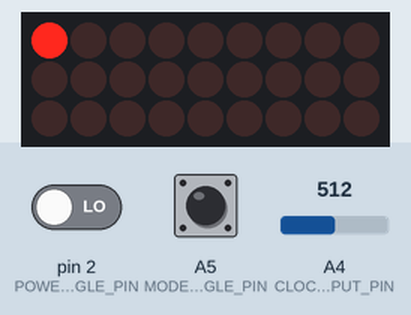
A sketch run on a simulated Arduino Uno, built with avr-gcc and run on an emulated ATmega328P. Parts: 9×3 LED matrix. Wiring (inferred from the names in the program): LED cube drawn one layer per row (orientation assumed): layers pin 8, pin 12, pin 13; columns A0, pin 9, pin 7, A2, pin 0, pin 6, A1, pin 11, pin 1. The test bench sets the inputs (shaded band); at power-on: A4 (CLOCK_INPUT_PIN) = 512, A5 (MODE_TOGGLE_PIN) LOW, pin 2 (POWER_TOGGLE_PIN) LOW. Random numbers use the default seed unless the sketch sets one.

Above: at 1.2 s.
1.3 s: A4 (CLOCK_INPUT_PIN) set to 122
At 2.08 s:
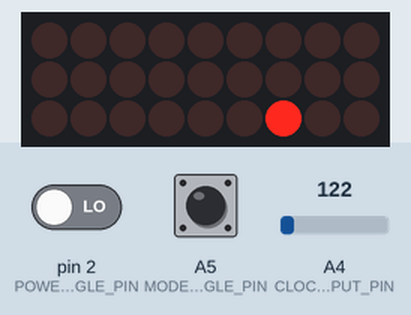
3.0 s: A5 (MODE_TOGGLE_PIN) pulled HIGH for 0.15 s
3.7 s: A4 (CLOCK_INPUT_PIN) set to 716
6.7 s: A5 (MODE_TOGGLE_PIN) pulled HIGH for 1 s
At 7.04 s:
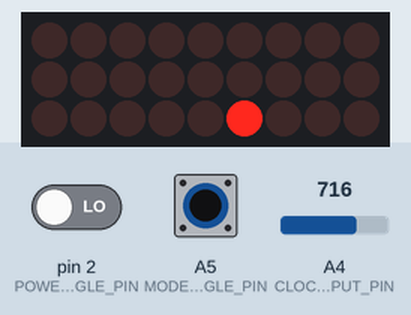
8.3 s: A4 (CLOCK_INPUT_PIN) set to 60
At 9.93 s:
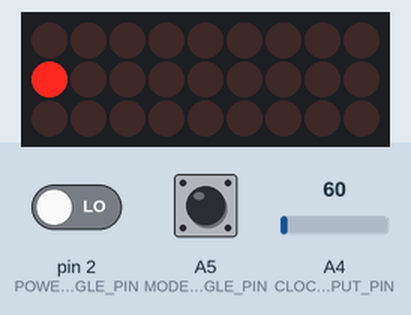
11.3 s: A5 (MODE_TOGGLE_PIN) pulled HIGH for 3.2 s
At 12.93 s:
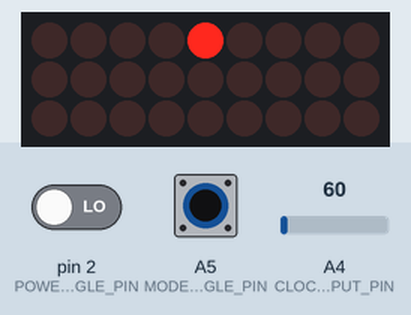

The sketch:

ledcube.ino
```cpp
#include <Arduino.h>
#include "src/device.h"

void setup() {
  Device::setup();
}

void loop() {
  Device::loop();
}
```

device.cpp
```cpp
#include "device.h"

Device * Device::instance;

void Device::setup() {
  if (instance != nullptr) {
    return;
  }

  instance = new Device();
}

void Device::loop() {
  if (instance == nullptr) {
    return;
  }

  instance->onLoop();
}

int Device::getModeIndex(DeviceMode mode) {
  return static_cast<int>(mode);
}

Device::Device() :
  IPowerHandler(PowerSwitch::configure(POWER_TOGGLE_PIN, this)),
  units(new DeviceUnits(powerSwitch)),
  handlers({
    { .mode = DeviceMode::LightFrames, .handler = new LightFramesMode(units, this) },
    { .mode = DeviceMode::LightPulse, .handler = new LightPulseMode(units, this) },
    { .mode = DeviceMode::LightLevel, .handler = new LightLevelMode(units, this) },
    { .mode = DeviceMode::LightRow, .handler = new LightRowMode(units, this) },
    { .mode = DeviceMode::LightPlane, .handler = new LightPlaneMode(units, this) },
    { .mode = DeviceMode::LightRandom, .handler = new LightRandomMode(units, this) },
    { .mode = DeviceMode::LightDrop, .handler = new LightDropMode(units, this) },
    { .mode = DeviceMode::LightPerimeter, .handler = new LightPerimeterMode(units, this) },
    { .mode = DeviceMode::LightFace, .handler = new LightFaceMode(units, this) },
    { .mode = DeviceMode::ColumnRandom, .handler = new ColumnRandomMode(units, this) },
    { .mode = DeviceMode::ColumndDrop, .handler = new ColumnDropMode(units, this) },
    { .mode = DeviceMode::ColumnInOut, .handler = new ColumnInOutMode(units, this) },
    { .mode = DeviceMode::DiamondBox, .handler = new DiamondBoxMode(units, this) },
    { .mode = DeviceMode::Helicopter, .handler = new HelicopterMode(units, this) },
    { .mode = DeviceMode::LightOut, .handler = new LightOutMode(units, this) }
  })
{
  handlersForMode = new (IDeviceModeHandler *[DEVICE_MODES_COUNT]);

  for (auto h: handlers) {
    int modeIndex = Device::getModeIndex(h.mode);

    handlersForMode[modeIndex] = h.handler;
  }

  activateMode(selectRandomMode());
}

DeviceMode Device::getActiveMode() {
  return activeMode;
}

void Device::setActiveMode(DeviceMode newMode) {
  if (shuttingDown() || (newMode == activeMode) || !isModeAllowed(newMode)) {
    return;
  }

  deactivateCurrentMode();
  activateMode(newMode);
}

void Device::setRandomMode() {
  DeviceMode newMode;

  do {
    newMode = selectRandomMode();
  } while (newMode == activeMode);

  setActiveMode(newMode);
}

void Device::onLoop() {
  if (poweredOff()) {
    return;
  }

  getActiveModeHandler()->onLoop();
}

IDeviceModeHandler * Device::getActiveModeHandler() {
  int modeIndex = Device::getModeIndex(activeMode);

  return handlersForMode[modeIndex];
}

void Device::deactivateCurrentMode() {
  IDeviceModeHandler * currentHandler = getActiveModeHandler();

  currentHandler->onDeactivated();
}

void Device::activateMode(DeviceMode newMode) {
  activeMode = newMode;
  getActiveModeHandler()->onActivated();
}

DeviceMode Device::selectRandomMode() {
  DeviceModeHandlerMap selectRandom = handlers[random(0, DEVICE_MODES_COUNT)];

  return selectRandom.mode;
}

bool Device::isModeAllowed(DeviceMode mode) {
  bool isValid = false;

  for (auto h: handlers) {
    if (h.mode == mode) {
      isValid = true;
      break;
    }
  }

  return isValid;
}

void Device::powerOn() {
  setRandomMode();
}

void Device::powerOff() {
  LedCube * cube = units->getCube();

  deactivateCurrentMode();
  cube->turnOffAndReset();
}
```

device.h
```cpp
#ifndef DEVICE
#define DEVICE

#include <Arduino.h>
#include "device_setup.h"
#include "device_types.h"
#include "device_mode.h"
#include "device_units.h"
#include "device_controls.h"

#include "modes/light_frames.h"
#include "modes/light_pulse.h"
#include "modes/light_level.h"
#include "modes/light_row.h"
#include "modes/light_plane.h"
#include "modes/light_random.h"
#include "modes/light_drop.h"
#include "modes/light_perimeter.h"
#include "modes/light_face.h"
#include "modes/column_random.h"
#include "modes/column_drop.h"
#include "modes/column_inout.h"
#include "modes/diamond_box.h"
#include "modes/helicopter_effect.h"
#include "modes/light_out.h"

struct DeviceModeHandlerMap {
  DeviceMode mode;
  IDeviceModeHandler * handler;
};

class Device :
  public IDeviceStateManager,
  public IPowerControlDelegate,
  public IPowerHandler
{
  private:
    static Device * instance;
    DeviceUnits * units;
    DeviceMode activeMode;
    IDeviceModeHandler ** handlersForMode;
    DeviceModeHandlerMap handlers[DEVICE_MODES_COUNT];

    Device();
    void onLoop();
    IDeviceModeHandler * getActiveModeHandler();
    bool isModeAllowed(DeviceMode mode);
    void deactivateCurrentMode();
    void activateMode(DeviceMode newMode);
    DeviceMode selectRandomMode();
    static int getModeIndex(DeviceMode mode);
  public:
    static void setup();
    static void loop();

    DeviceMode getActiveMode();
    void setActiveMode(DeviceMode newMode);
    void setRandomMode();
    void powerOn();
    void powerOff();
};

#endif
```

device_controls.h
```cpp
#ifndef DEVICE_CONTROLS
#define DEVICE_CONTROLS

#include "device_setup.h"

#define HANDLE_INTERRUPTED()   \
if (isInterrupted()) { \
  return;                 \
}

class IPowerControlDelegate {
  public:
    virtual void powerOn() = 0;
    virtual void powerOff() = 0;
};

class IPowerController {
  public:
    virtual bool shuttingDown() = 0;
    virtual bool poweredOff() = 0;
};

class IPowerHandler: public IPowerController {
  protected:
    IPowerController * powerSwitch;
  public:
    IPowerHandler(IPowerController * pwrSw) {
      powerSwitch = pwrSw;
    }

    bool shuttingDown() {
      return powerSwitch->shuttingDown();
    }

    bool poweredOff() {
      return powerSwitch->poweredOff();
    }
};

class IDeviceControls: public IPowerHandler {
  public:
    IDeviceControls(IPowerController * pwrSwitch): IPowerHandler(pwrSwitch) {}
    virtual float getClockRatio() = 0;
    virtual bool isInterrupted() = 0;
};

class IDeviceControlsDelegate {
  protected:
    IDeviceControls * controls;
  public:
    IDeviceControlsDelegate(IDeviceControls * deviceControls) {
      controls = deviceControls;
    }

    void delayMs(unsigned long ms) {
      float ratio = controls->getClockRatio();
      unsigned long msWithRatio = (unsigned long) ((float) ms * ratio);

      if (msWithRatio > 0) {
        delay(msWithRatio);
      }
    }

    virtual bool isInterrupted() {
      return controls->isInterrupted();
    }
};

#endif
```

device_mode.h
```cpp
#ifndef DEVICE_MODE
#define DEVICE_MODE

#include "device_units.h"

class IDeviceStateManager {
  public:
    virtual void setRandomMode() = 0;
    virtual DeviceMode getActiveMode() = 0;
    virtual void setActiveMode(DeviceMode newMode) = 0;
    virtual ~IDeviceStateManager(){};
};

class IDeviceModeHandler {
  protected:
    IDeviceStateManager * stateManager;
    DeviceUnits * units;
  public:
    IDeviceModeHandler(DeviceUnits * deviceUnits, IDeviceStateManager * deviceStateManager) {
      units = deviceUnits;
      stateManager = deviceStateManager;
    }

    virtual void onLoop() = 0;
    virtual void onActivated(){};
    virtual void onDeactivated(){};
    virtual ~IDeviceModeHandler(){};
};

#endif
```

device_setup.h
```cpp
#ifndef DEVICE_SETUP
#define DEVICE_SETUP

#define RANDOM_SEED_PIN A3
#define DEVICE_MODES_COUNT 15

#define POWER_TOGGLE_PIN 2
#define MODE_TOGGLE_PIN A5
#define CLOCK_INPUT_PIN A4

#define MODE_DEBOUNCE_DELAY 20
#define CLOCK_INPUT_RESOLUTION 10

#define CLOCK_RATIO_MIN 0.5
#define CLOCK_RATIO_MAX 2

#define CUBE_SIZE 3
#define CUBE_LEVEL_PINS_COUNT CUBE_SIZE
#define CUBE_COLUMN_PINS_COUNT CUBE_SIZE * CUBE_SIZE

#define LEVEL1_PIN 8
#define LEVEL2_PIN 12
#define LEVEL3_PIN 13

#define ROW1_COL1_PIN A0
#define ROW1_COL2_PIN 9
#define ROW1_COL3_PIN 7
#define ROW2_COL1_PIN A2
#define ROW2_COL2_PIN 0
#define ROW2_COL3_PIN 6
#define ROW3_COL1_PIN A1
#define ROW3_COL2_PIN 11
#define ROW3_COL3_PIN 1

#endif
```

device_types.h
```cpp
#ifndef DEVICE_TYPES
#define DEVICE_TYPES

enum class DeviceMode {
  LightFrames,
  LightPulse,
  LightLevel,
  LightRow,
  LightPlane,
  LightRandom,
  LightDrop,
  LightPerimeter,
  LightFace,
  ColumnRandom,
  ColumndDrop,
  ColumnInOut,
  DiamondBox,
  Helicopter,
  LightOut
};

#endif
```

device_units.cpp
```cpp
#include "device_units.h"

DeviceUnits::DeviceUnits(IPowerController * pwrSwitch) {
  initRandomSeed();
  initControls(pwrSwitch);
  initCube();
}

void DeviceUnits::initRandomSeed() {
  pinMode(RANDOM_SEED_PIN, INPUT);
  randomSeed(analogRead(RANDOM_SEED_PIN));
}

void DeviceUnits::initControls(IPowerController * pwrSwitch) {
  controls = new Controls(
    MODE_TOGGLE_PIN,
    CLOCK_INPUT_PIN,
    (float) CLOCK_RATIO_MIN,
    (float) CLOCK_RATIO_MAX,
    pwrSwitch
  );
}

void DeviceUnits::initCube() {
  byte levelPins[CUBE_LEVEL_PINS_COUNT] = {
    LEVEL1_PIN, LEVEL2_PIN, LEVEL3_PIN
  };

  byte colPins[CUBE_COLUMN_PINS_COUNT] = {
    ROW1_COL1_PIN, ROW1_COL2_PIN, ROW1_COL3_PIN,
    ROW2_COL1_PIN, ROW2_COL2_PIN, ROW2_COL3_PIN,
    ROW3_COL1_PIN, ROW3_COL2_PIN, ROW3_COL3_PIN
  };

  cube = new LedCube(CUBE_SIZE, levelPins, colPins, controls);
}
```

device_units.h
```cpp
#ifndef DEVICE_UNITS
#define DEVICE_UNITS

#include <Arduino.h>
#include "device_setup.h"
#include "device_types.h"
#include "device_controls.h"
#include "hardware/controls.h"
#include "hardware/power_switch.h"
#include "lib/led_cube.h"

class DeviceUnits {
  private:
    LedCube * cube;
    IDeviceControls * controls;

    void initCube();
    void initControls(IPowerController * pwrSwitch);
    void initRandomSeed();
  public:
    DeviceUnits(IPowerController * pwrSwitch);

    LedCube * getCube() {
      return cube;
    }

    IDeviceControls * getControls() {
      return controls;
    }
};

#endif
```

controls.cpp
```cpp
#include "controls.h"

Controls::Controls(int btnPin, int clkPin, float minRatio, float maxRatio, IPowerController * pwrSwitch)
  : IDeviceControls(pwrSwitch)
{
  buttonPin = btnPin;
  wheelPin = clkPin;

  pinMode(buttonPin, INPUT);
  pinMode(wheelPin, INPUT);

  baseRatio = ((float) (1 << CLOCK_INPUT_RESOLUTION)) / (maxRatio - minRatio);
  minimalRatio = minRatio;
  updateRatio(true);

  debouncer = new Debouncer(buttonPin, MODE_DEBOUNCE_DELAY);
}

float Controls::getClockRatio() {
  updateRatio();

  return clockRatio;
}

bool Controls::isInterrupted() {
  updateRatio();

  return shuttingDown() || (debouncer->read() == LOW);
}

void Controls::updateRatio() {
  updateRatio(false);
}

void Controls::updateRatio(bool initialize) {
  int reading = analogRead(wheelPin);

  if (initialize || (reading != lastLevel)) {
    clockRatio = minimalRatio + ((float) reading) / baseRatio;
    lastLevel = reading;
  }
}
```

controls.h
```cpp
#ifndef CONTROLS
#define CONTROLS

#include <Arduino.h>
#include "../device_setup.h"
#include "../device_controls.h"
#include "../lib/debouncer.h"
#include "power_switch.h"

class Controls : public IDeviceControls {
  private:
    int buttonPin;
    int wheelPin;
    int lastLevel;
    float clockRatio = 0.0;
    float baseRatio;
    float minimalRatio;
    Debouncer * debouncer;
    void updateRatio();
    void updateRatio(bool initialize);
  public:
    Controls(int btnPin, int clkPin, float minRatio, float maxRatio, IPowerController * pwrSwitch);
    float getClockRatio();
    bool isInterrupted();
};

#endif
```

power_switch.cpp
```cpp
#include "power_switch.h"

PowerSwitch * PowerSwitch::instance = nullptr;

void PowerSwitch::onToggle() {
  instance->toggle();
}

void PowerSwitch::onWake() {
  instance->wake();
}

PowerSwitch::PowerSwitch(int powerPin, IPowerControlDelegate * delegate) {
  this->powerPin = powerPin;
  this->delegate = delegate;
  pwrInt = digitalPinToInterrupt(powerPin);

  pinMode(powerPin, INPUT);
  attachInterrupt(pwrInt, PowerSwitch::onToggle, HIGH);
  sleepOnNextLoop = digitalRead(powerPin) == HIGH;
}

void PowerSwitch::wake() {
  detachInterrupt(pwrInt);
  sleepOnNextLoop = false;
}

void PowerSwitch::toggle() {
  detachInterrupt(pwrInt);
  sleepOnNextLoop = true;
}

void PowerSwitch::sleep() {
  delegate->powerOff();
  set_sleep_mode(SLEEP_MODE_PWR_DOWN);
  attachInterrupt(pwrInt, PowerSwitch::onWake, LOW);

  sleep_mode();
  sleep_disable();
  delegate->powerOn();
}

PowerSwitch * PowerSwitch::configure(int powerPin, IPowerControlDelegate * delegate) {
  if (instance == nullptr) {
    instance = new PowerSwitch(powerPin, delegate);
  }

  return instance;
}

bool PowerSwitch::shuttingDown() {
  return sleepOnNextLoop;
}

bool PowerSwitch::poweredOff() {
  if (sleepOnNextLoop) {
    sleep();
    return true;
  }

  attachInterrupt(pwrInt, PowerSwitch::onToggle, HIGH);
  return false;
}
```

power_switch.h
```cpp
#ifndef POWER_SWITCH
#define POWER_SWITCH

#include <Arduino.h>
#include <avr/sleep.h>

#include "../device_controls.h"

class PowerSwitch: public IPowerController {
  private:
    static PowerSwitch * instance;
    static void onToggle();
    static void onWake();

    int powerPin;
    int pwrInt;
    bool sleepOnNextLoop;
    IPowerControlDelegate * delegate;

    PowerSwitch(int powerPin, IPowerControlDelegate * delegate);
    void wake();
    void toggle();
    void sleep();
  public:
    PowerSwitch(PowerSwitch &other) = delete;
    void operator=(const PowerSwitch &) = delete;
    static PowerSwitch * configure(int powerPin, IPowerControlDelegate * delegate);
    bool shuttingDown();
    bool poweredOff();
};

#endif
```

column_drop.h
```cpp
#ifndef COLUMN_DROP
#define COLUMN_DROP

#include "cube_animation.h"

class ColumnDropMode : public ICubeAnimationMode {
  public:
    ColumnDropMode(DeviceUnits * deviceUnits, IDeviceStateManager * deviceStateManager) :
      ICubeAnimationMode(deviceUnits, deviceStateManager) {}

    void onActivated() {
      cube->enableBuffer();
    }

    void animate() {
      // turn off a single column randomly
      for (byte c = 0; c < 30; c++)
      {
        cube->fillBuffer();
        cube->invertBuffer();
        cube->randomColumn();
        cube->drawBuffer(7);

        HANDLE_INTERRUPTED()
      }
    }

    void onDeactivated() {
      cube->enableBuffer(false);
    }
};

#endif
```

column_inout.h
```cpp
#ifndef COLUMN_INOUT
#define COLUMN_INOUT

#include "cube_animation.h"

class ColumnInOutMode : public ICubeAnimationMode {
  public:
    ColumnInOutMode(DeviceUnits * deviceUnits, IDeviceStateManager * deviceStateManager) :
      ICubeAnimationMode(deviceUnits, deviceStateManager) {}

    void animate() {
      // cols in and out
      for (byte c = 1, d = 0; c <= 10; c++)
      {
        if (c % 2 == 0)
        {
          for (d=0; d < 20; d++)
          {
            cube->lightColumn(2,1);
            cube->lightColumn(4,1);
            cube->lightColumn(6,1);
            cube->lightColumn(8,1);

            HANDLE_INTERRUPTED()
          }
        }
        else if (c % 4 == 1)
        {
          for (d = 0; d < 30; d++)
          {
            cube->lightColumn(1,1);
            cube->lightColumn(3,1);
            cube->lightColumn(7,1);
            cube->lightColumn(9,1);

            HANDLE_INTERRUPTED()
          }
        }
        else
        {
          for (d = 0; d < 70; d++)
          {
            cube->lightColumn(5,1);

            HANDLE_INTERRUPTED()
          }
        }
      }
    }
};

#endif
```

column_random.h
```cpp
#ifndef COLUMN_RANDOM
#define COLUMN_RANDOM

#include "cube_animation.h"

class ColumnRandomMode : public ICubeAnimationMode {
  public:
    ColumnRandomMode(DeviceUnits * deviceUnits, IDeviceStateManager * deviceStateManager) :
      ICubeAnimationMode(deviceUnits, deviceStateManager) {}

    void animate() {
      // random columns
      cube->randomColumn(25);
    }
};

#endif
```

cube_animation.h
```cpp
#ifndef CUBE_ANIMATION
#define CUBE_ANIMATION

#include "../device_mode.h"
#include "../device_controls.h"

class ICubeAnimationMode :
  public IDeviceModeHandler,
  public IDeviceControlsDelegate
{
  protected:
    LedCube * cube;
  public:
    virtual void animate() = 0;

    ICubeAnimationMode(DeviceUnits * deviceUnits, IDeviceStateManager * deviceStateManager) :
      IDeviceModeHandler(deviceUnits, deviceStateManager),
      IDeviceControlsDelegate(deviceUnits->getControls()),
      cube(deviceUnits->getCube()) {}

    void onLoop() {
      animate();
      stateManager->setRandomMode();
    }
};

#endif
```

diamond_box.h
```cpp
#ifndef DIAMOND_BOX
#define DIAMOND_BOX

#include "cube_animation.h"

class DiamondBoxMode : public ICubeAnimationMode {
  private:
    byte diamond[14] = {0,4, 1,1, 1,3, 1,4, 1,5, 1,7, 2,4};
    byte box[40] = {
      2,0, 2,1, 2,2, 2,3, 2,5, 2,6, 2,7, 2,8,
      1,0, 1,2, 1,6, 1,8,
      0,0, 0,1, 0,2, 0,3, 0,5, 0,6, 0,7, 0,8
    };
  public:
    DiamondBoxMode(DeviceUnits * deviceUnits, IDeviceStateManager * deviceStateManager) :
      ICubeAnimationMode(deviceUnits, deviceStateManager) {}

    void animate() {
      // diamond and box
      cube->lightSequence(box, sizeof(box), 200);
      cube->lightSequence(diamond, sizeof(diamond), 400);
    }
};

#endif
```

helicopter_effect.h
```cpp
#ifndef HELICOPTER
#define HELICOPTER

#include "cube_animation.h"

class HelicopterMode : public ICubeAnimationMode {
  private:
    byte topSeq[8] = {0,3,6,7,8,5,2,1};
    byte botSeq[8] = {8,5,2,1,0,3,6,7};
  public:
    HelicopterMode(DeviceUnits * deviceUnits, IDeviceStateManager * deviceStateManager) :
      ICubeAnimationMode(deviceUnits, deviceStateManager) {}

    void animate() {
      // helicopter effect
      for (byte loops = 0, delay = 50; loops <= 8; loops++)
      {
        for (byte s = 0; s < 8; s++)
        {
          byte seq[] = {2 ,topSeq[s], 1, 4, 0, botSeq[s]};
          cube->lightSequence(seq, sizeof(seq), delay);

          HANDLE_INTERRUPTED()
        }

        if (loops < 5) {
          delay -= 10;
        } else {
          delay += 10;
        }
      }
    }
};

#endif
```

light_drop.h
```cpp
#ifndef LIGHT_DROP
#define LIGHT_DROP

#include "cube_animation.h"

class LightDropMode : public ICubeAnimationMode {
  public:
    LightDropMode(DeviceUnits * deviceUnits, IDeviceStateManager * deviceStateManager) :
      ICubeAnimationMode(deviceUnits, deviceStateManager) {}

    void animate() {
      // random column drop
      for (byte x = 0; x <= 15; x++)
      {
        cube->lightDrop(random(0, cube->getCols()), random(50, 150));

        HANDLE_INTERRUPTED()
      }
    }
};

#endif
```

Source omitted: light_face.h (688 bytes), light_frames.h (1038 bytes), light_level.h (577 bytes), light_out.h (376 bytes), light_perimeter.h (554 bytes), light_plane.h (551 bytes), light_pulse.h (594 bytes), light_random.h (410 bytes), light_row.h (583 bytes), debouncer.cpp (1082 bytes), debouncer.h (493 bytes), led_cube.cpp (7808 bytes) and 1 more
